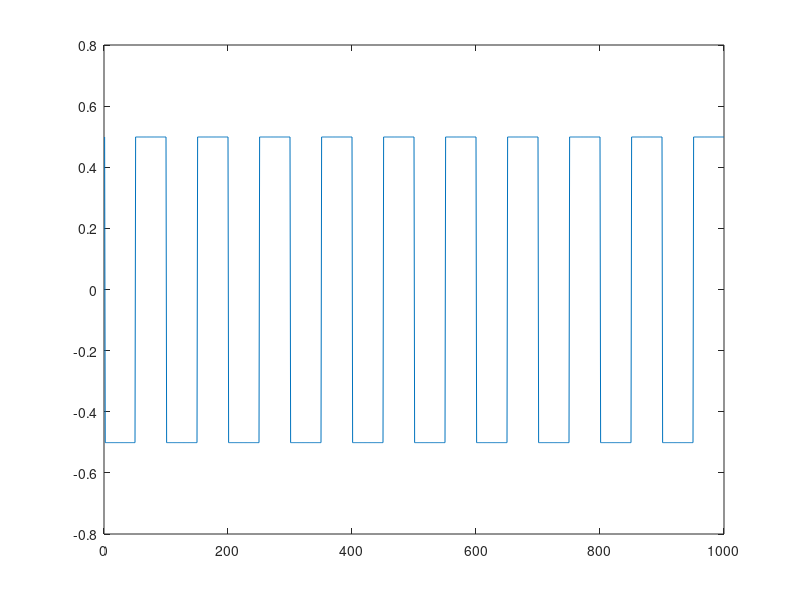

Write MATLAB code to recreate this figure. (Note: this script raises an error after producing the figure.)
function ps(signal,fps)
%*Compute power spectrum in dB over signal frequency*
%ps(signal,fps)
%Signal demo if no inputs are provided.

%   Code updated by Brent J. Raiteri on 21.10.2026 

if nargin == 0
    signal = zeros(1000,1);
    signal([1 51:100 151:200 251:300 351:400 451:500 551:600 651:700 751:800 851:900 951:1000]) = 1;
    signal = signal-mean(signal);
    fps = length(signal);
    figure; plot(signal)
    % Because this is a harsh square-like wave, the power spectrum graph 
    % will show a  dominant spike at 10 Hz (the fundamental frequency), 
    % followed by smaller spikes at its odd harmonic frequencies 
    % (30 Hz, 50 Hz, 70 Hz, etc.).
end
%signal = signal(1:fps);

% Transpose to column vector if it is a row vector
if isrow(signal)
    signal = signal';
end

% Remove DC offset so 0 Hz doesn't dominate the peak search
% That is, fPeak (see below) can be at 0 Hz due to a DC offset, which is
% a non-zero average, representing constant unmoving energy in the signal.
signal = signal - mean(signal); 

% Define other aspects of the signal
N = length(signal);
dt = 1/fps;
time = (dt:dt:dt*N)';

%% Convert to timetable for modern MATLAB pspectrum usage
% see pspectrum documentation
xTable = timetable(seconds(time),signal);

%% Open figure and plot the spectrum
%[pxx,f] = pspectrum(xTable);
%f = f/1000;
%plot(f,pow2db(pxx))
%xlabel('Frequency (Hz)')
%ylabel('Power Spectrum (dB)')
figure;
pspectrum(xTable,'FrequencyResolution', 1); % Forced 1 Hz resolution (1-s signal duration required!)
hold on;

% Style axes labels
fig = gca;
tit = fig.Title.String;
%title(tit,'fontweight','normal');
xTit=get(get(fig,'xlabel'),'string');
yTit=get(get(fig,'ylabel'),'string');
xlabel(xTit,'fontweight','bold');
ylabel(yTit,'fontweight','bold');

% Extract frequency (XData) and power (YData) from the plotted line
h = findobj(gca,'Type','line');
%h(1).LineStyle = ':'; % uncomment to change from solid line to dots
x = h(1).XData; % frequency vector
y = h(1).YData; % power vector (pspectrum plots in dB by default)

% Convert dB back to linear power for cumulative energy math
% Cumulative sums (cumsum) must be computed on linear power (\(W\) or 
% \(V^{2}\)), not logarithmic power (dB). 
% Summing dB values yields mathematically invalid results. 
yLinear = db2pow(y);
yCum = cumsum(yLinear);
yCumNorm = yCum / yCum(end);

% Find index where 99% of total cumulative power is reached
% idx99 is mapped  to the frequency axis instead of using the raw amplitude
idx99 = find(yCumNorm >= 0.99, 1, 'first');
f99 = x(idx99); % actual frequency value

% Find index of the peak dominant frequency (highest power)
[~, idxPeak] = max(yLinear);
fPeak = x(idxPeak);

% --- Visual markers --- %
% Get unit scaling factor from x-axis label
xAxisLabel = get(get(fig, 'xlabel'), 'string');
if contains(xAxisLabel, '(kHz)', 'IgnoreCase', true)
    unitScale = 1000; % Convert kHz to Hz
elseif contains(xAxisLabel, '(MHz)', 'IgnoreCase', true)
    unitScale = 1000000; % Convert MHz to Hz
else
    unitScale = 1; % Already in Hz
end

% Convert calculated frequencies strictly to Hz for the text labels
f99_Hz = f99 * unitScale;
fPeak_Hz = fPeak * unitScale;

% Vertical dashed line for 95% power bandwidth
xline(f99, 'b--', {['99% Power Cutoff: ', num2str(round(f99_Hz, 1)), ' Hz']}, ...
    'LabelVerticalAlignment', 'bottom', 'LabelHorizontalAlignment', 'right');

% Vertical dotted line for peak frequency
xline(fPeak, 'k:', {['Peak Freq: ', num2str(round(fPeak_Hz, 1)), ' Hz']}, ...
    'LabelVerticalAlignment', 'top', 'LabelHorizontalAlignment', 'left');

hold off;
end
